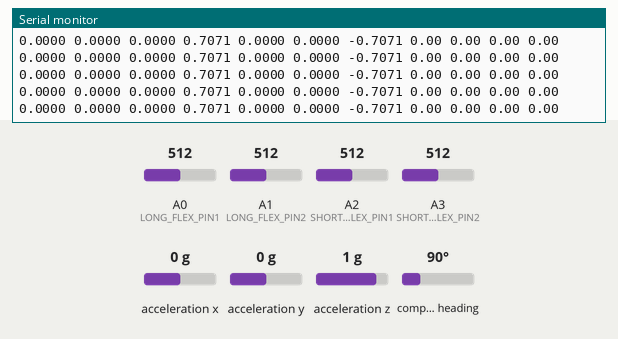
Bench run of a sketch on a simulated Arduino Leonardo, built with avr-gcc and run on an emulated ATmega32U4. On the bench: the last lines printed to the serial monitor. The test bench sets the inputs (shaded band); at power-on: A0 (LONG_FLEX_PIN1) = 512, A1 (LONG_FLEX_PIN2) = 512, A2 (SHORT_FLEX_PIN1) = 512, A3 (SHORT_FLEX_PIN2) = 512, acceleration x 0 g, acceleration y 0 g, acceleration z 1 g, compass heading 90°.

Above: at 5.2 s.
5.3 s: A0 (LONG_FLEX_PIN1) set to 426
8.3 s: A0 (LONG_FLEX_PIN1) set to 393
At 9.1 s:
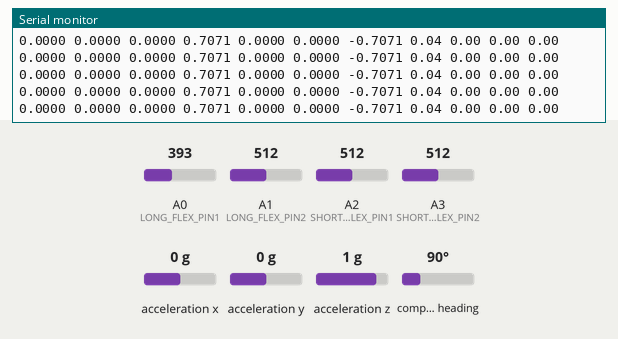
11.3 s: A1 (LONG_FLEX_PIN2) set to 356
12.8 s: A1 (LONG_FLEX_PIN2) set to 332
At 13.9 s:
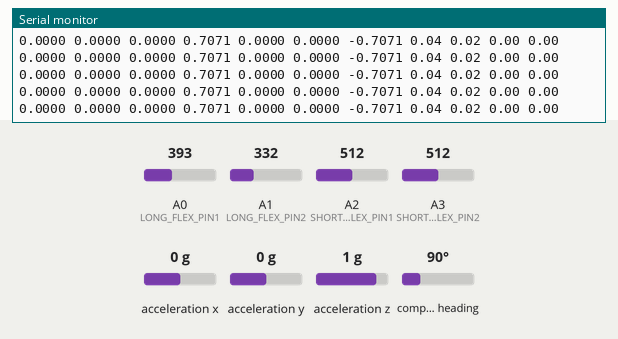

Measured:
- after the input at 8.3 s, the serial monitor: prints a new line at once (image 1)
- after the input at 12.8 s, the serial monitor: prints a new line at once (image 2)

The sketch:

sketch.ino
```cpp
#include <Mouse.h>

#include <Wire.h>
#include <Adafruit_Sensor.h>
#include <Adafruit_BNO055.h>
#include <utility/imumaths.h>

Adafruit_BNO055 bno = Adafruit_BNO055(55);

const int LONG_FLEX_PIN1=A0;
const int LONG_FLEX_PIN2=A1;
const int SHORT_FLEX_PIN1=A2;
const int SHORT_FLEX_PIN2=A3;

const float VCC=3.3;
float flex_routine(int FLEX_PIN,float R_DIV,float STRAIGHT_RESISTANCE,float BEND_RESISTANCE);
void setup() {
  // put your setup code here, to run once:
  Serial.begin(115200);
  pinMode(LONG_FLEX_PIN1,INPUT);
  pinMode(LONG_FLEX_PIN2,INPUT);
  pinMode(SHORT_FLEX_PIN1,INPUT);
  pinMode(SHORT_FLEX_PIN2,INPUT);
   if(!bno.begin())
  {
    Serial.print("Ooops, no BNO055 detected ... Check your wiring or I2C ADDR!");
    while(1);
  }

  delay(1000);

  bno.setExtCrystalUse(true);
  Serial.println("successful@");
}

void loop() {
  // put your main code here, to run repeatedly:
  imu::Quaternion quat = bno.getQuat();
  imu:: Vector<3> lin_acc=bno.getVector(Adafruit_BNO055::VECTOR_LINEARACCEL);

  float LF1_bend=flex_routine(LONG_FLEX_PIN1,10000.0,15000.0,40000.0);
  float LF2_bend=flex_routine(LONG_FLEX_PIN2,10000.0,20000.0,55000.0);
  float SF1_bend=flex_routine(SHORT_FLEX_PIN1,10000.0,30000.0,70000.0);
  float SF2_bend=flex_routine(SHORT_FLEX_PIN2,10000.0,50000.0,120000.0);

  Serial.print(lin_acc.x(),4);
  Serial.print(" ");
  Serial.print(lin_acc.y(),4);
  Serial.print(" ");
  Serial.print(lin_acc.z(),4);
  Serial.print(" ");
  Serial.print(quat.w(), 4);
  Serial.print(" ");
  Serial.print(quat.y(), 4);
  Serial.print(" ");
  Serial.print(quat.x(), 4);
  Serial.print(" ");
  Serial.print(quat.z(), 4);
  Serial.print(" ");
  Serial.print(LF1_bend);
  Serial.print(" ");
  Serial.print(LF2_bend);
  Serial.print(" ");
  Serial.print(SF1_bend);
  Serial.print(" ");
  Serial.println(SF2_bend);
}

float flex_routine(int FLEX_PIN,float R_DIV,float STRAIGHT_RESISTANCE,float BEND_RESISTANCE)
{
  int flexADC = analogRead(FLEX_PIN);
  float flexV = flexADC * VCC / 1023.0;
  float flexR = R_DIV * (VCC / flexV - 1.0);

  float angle = ((float)constrain(flexR,STRAIGHT_RESISTANCE, BEND_RESISTANCE)-STRAIGHT_RESISTANCE)/(BEND_RESISTANCE-STRAIGHT_RESISTANCE);

  return(angle);

}
```
